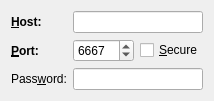
<?xml version="1.0" encoding="UTF-8"?>
<ui version="4.0">
 <class>ServerWizardPage</class>
 <widget class="QWizardPage" name="ServerWizardPage">
  <property name="title">
   <string>Server details</string>
  </property>
  <property name="subTitle">
   <string>Details used to connect to IRC</string>
  </property>
  <layout class="QFormLayout" name="formLayout">
   <item row="0" column="0">
    <widget class="QLabel" name="label">
     <property name="font">
      <font>
       <weight>75</weight>
       <bold>true</bold>
      </font>
     </property>
     <property name="text">
      <string>&amp;Host:</string>
     </property>
     <property name="buddy">
      <cstring>lineEditHost</cstring>
     </property>
    </widget>
   </item>
   <item row="0" column="1">
    <widget class="QLineEdit" name="lineEditHost">
     <property name="whatsThis">
      <string>Entering a server host is mandatory. The connection is established to the given server host and port.</string>
     </property>
     <property name="inputMethodHints">
      <set>Qt::ImhNoAutoUppercase|Qt::ImhUrlCharactersOnly</set>
     </property>
    </widget>
   </item>
   <item row="1" column="0">
    <widget class="QLabel" name="label_3">
     <property name="font">
      <font>
       <weight>75</weight>
       <bold>true</bold>
      </font>
     </property>
     <property name="text">
      <string>&amp;Port:</string>
     </property>
     <property name="buddy">
      <cstring>spinBoxPort</cstring>
     </property>
    </widget>
   </item>
   <item row="1" column="1">
    <layout class="QHBoxLayout" name="horizontalLayout_2">
     <item>
      <widget class="QSpinBox" name="spinBoxPort">
       <property name="sizePolicy">
        <sizepolicy hsizetype="MinimumExpanding" vsizetype="Fixed">
         <horstretch>0</horstretch>
         <verstretch>0</verstretch>
        </sizepolicy>
       </property>
       <property name="whatsThis">
        <string>Entering a server port is mandatory. The connection is established to the given server host and port.</string>
       </property>
       <property name="minimum">
        <number>1024</number>
       </property>
       <property name="maximum">
        <number>65535</number>
       </property>
       <property name="value">
        <number>6667</number>
       </property>
      </widget>
     </item>
     <item>
      <widget class="QCheckBox" name="checkBoxSecure">
       <property name="whatsThis">
        <string>If this check box is checked, a secure connection is established to the given server.</string>
       </property>
       <property name="text">
        <string>&amp;Secure</string>
       </property>
      </widget>
     </item>
    </layout>
   </item>
   <item row="2" column="0">
    <widget class="QLabel" name="label_4">
     <property name="text">
      <string>Pass&amp;word:</string>
     </property>
     <property name="buddy">
      <cstring>lineEditPass</cstring>
     </property>
    </widget>
   </item>
   <item row="2" column="1">
    <widget class="QLineEdit" name="lineEditPass">
     <property name="whatsThis">
      <string>Entering a server password is optional. Some servers are secured with a password.</string>
     </property>
     <property name="inputMethodHints">
      <set>Qt::ImhNoAutoUppercase</set>
     </property>
     <property name="echoMode">
      <enum>QLineEdit::PasswordEchoOnEdit</enum>
     </property>
    </widget>
   </item>
  </layout>
  <zorder>lineEditPass</zorder>
  <zorder>label</zorder>
  <zorder>label_3</zorder>
  <zorder>lineEditHost</zorder>
  <zorder>label_4</zorder>
 </widget>
 <tabstops>
  <tabstop>lineEditHost</tabstop>
  <tabstop>spinBoxPort</tabstop>
  <tabstop>lineEditPass</tabstop>
  <tabstop>checkBoxSecure</tabstop>
 </tabstops>
 <resources/>
 <connections/>
</ui>
